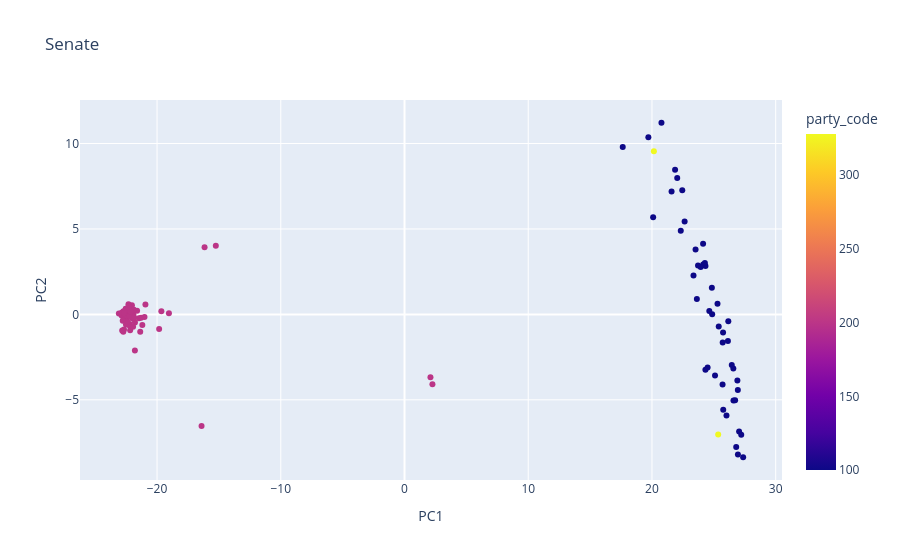

The cell this chart's notebook holds for it:
### Code cell
import plotly.express as px
df_senate = pd.DataFrame(coords_senate, columns=["PC1", "PC2"])
df_senate["icpsr"] = senate_matrix.index

df_senate = df_senate.merge(
    senate_members[["icpsr", "party_code", "bioname"]],
    on="icpsr"
)


fig = px.scatter(
    df_senate,
    title="Senate",
    x="PC1",
    y="PC2",
    color="party_code",
    hover_name="bioname"
)

fig.show()

### Figure 1 — Plotly figure (JSON) as saved in the notebook; plotly's stock layout.template omitted (floating-point values rounded to 4 significant figures)
{"data": [{"hovertemplate": "<b>%{hovertext}</b><br><br>PC1=%{x}<br>PC2=%{y}<br>party_code=%{marker.color}<extra></extra>", "hovertext": ["GRASSLEY, Charles Ernest", "MARKEY, Edward John", "SCHUMER, Charles Ellis (Chuck)", "WYDEN, Ronald Lee", "McCONNELL, Addison Mitchell (Mitch)", "DURBIN, Richard Joseph", "BOOZMAN, John", "SCHIFF, Adam", "CAPITO, Shelley Moore", "VAN HOLLEN, Christopher", "BLACKBURN, Marsha", "MURPHY, Christopher", "HIRONO, Mazie", "GILLIBRAND, Kirsten", "WELCH, Peter", "CASSIDY, Bill", "PETERS, Gary C.", "HEINRICH, Martin", "LUJÁN, Ben Ray", "LUMMIS, Cynthia M.", "YOUNG, Todd", "LANKFORD, James", "SCOTT, Tim", "COTTON, Tom", "DUCKWORTH, Tammy", "DAINES, Steve", "CRAMER, Kevin", "MULLIN, Markwayne", "GALLEGO, Ruben", "BANKS, James E.", "BLUNT ROCHESTER, Lisa", "BUDD, Theodore Paul", "MARSHALL, Roger Wayne", "ROSEN, Jacklyn Sheryl", "CURTIS, John R.", "KIM, Andy", "SLOTKIN, Elissa", "REED, John F. (Jack)", "SANDERS, Bernard", "CRAPO, Michael Dean", "WICKER, Roger F.", "GRAHAM, Lindsey O.", "MORAN, Jerry", "THUNE, John", "BALDWIN, Tammy", "CANTWELL, Maria E.", "MURKOWSKI, Lisa", "CORNYN, John", "KLOBUCHAR, Amy", "WHITEHOUSE, Sheldon", "BARRASSO, John A.", "RISCH, James", "SHAHEEN, Jeanne", "MERKLEY, Jeff", "WARNER, Mark", "BENNET, Michael F.", "COONS, Christopher A.", "BLUMENTHAL, Richard", "RUBIO, Marco", "PAUL, Rand", "HOEVEN, John", "LEE, Mike", "JOHNSON, Ron", "SCHATZ, Brian Emanuel", "KING, Angus Stanley, Jr.", "WARREN, Elizabeth", "FISCHER, Debra (Deb)", "CRUZ, Rafael Edward (Ted)", "KAINE, Timothy Michael (Tim)", "BOOKER, Cory Anthony", "SULLIVAN, Daniel Scott", "ERNST, Joni", "TILLIS, Thomas Roland (Thom)", "ROUNDS, Marion Michael (Mike)", "CORTEZ MASTO, Catherine Marie", "HASSAN, Margaret (Maggie)", "KENNEDY, John Neely", "SMITH, Tina", "HYDE-SMITH, Cindy", "HAWLEY, Joshua David", "SCOTT, Richard Lynn (Rick)", "KELLY, Mark Edward", "HAGERTY, William Francis (Bill)", "HICKENLOOPER, John Wright", "TUBERVILLE, Thomas Hawley (Tommy)", "OSSOFF, Thomas Jonathan (Jon)", "PADILLA, Alejandro (Alex)", "WARNOCK, Raphael Gamaliel", "BRITT, Katie Elizabeth", "FETTERMAN, John Karl", "RICKETTS, John Peter (Pete)", "SCHMITT, Eric Stephen", "VANCE, James David", "ALSOBROOKS, Angela Deneece", "MCCORMICK, David Harold", "MORENO, Bernardo (Bernie)", "SHEEHY, Timothy Patrick", "JUSTICE, James Conley, II", "HUSTED, Jon Allen", "MOODY, Ashley Brooke", "MURRAY, Patty", "COLLINS, Susan Margaret"], "legendgroup": "", "marker": {"color": [200, 100, 100, 100, 200, 100, 200, 100, 200, 100, 200, 100, 100, 100, 100, 200, 100, 100, 100, 200, 200, 200, 200, 200, 100, 200, 200, 200, 100, 200, 100, 200, 200, 100, 200, 100, 100, 100, 328, 200, 200, 200, 200, 200, 100, 100, 200, 200, 100, 100, 200, 200, 100, 100, 100, 100, 100, 100, 200, 200, 200, 200, 200, 100, 328, 100, 200, 200, 100, 100, 200, 200, 200, 200, 100, 100, 200, 100, 200, 200, 200, 100, 200, 100, 200, 100, 100, 100, 200, 100, 200, 200, 200, 100, 200, 200, 200, 200, 200, 200, 100, 200], "coloraxis": "coloraxis", "symbol": "circle"}, "mode": "markers", "name": "", "orientation": "v", "showlegend": false, "type": "scatter", "x": [-22.59, 27.37, 26.58, 26.59, -19.65, 23.72, -22.1, 24.87, -22.03, 27.04, -21.78, 26.81, 26.94, 24.84, 24.32, -21.47, 24.14, 23.36, 25.75, -22.17, -22.53, -22.88, -22.21, -22.39, 24.5, -22.26, -21.96, -21.29, 20.09, -22.72, 26.9, -21.91, -22.78, 21.87, -22.49, 25.4, 22.64, 24.32, 25.35, -22.76, -21.61, -21.02, -21.19, -21.9, 26.17, 26.14, -15.25, -22.89, 24.13, 24.63, -22.86, -22.54, 19.71, 27.21, 22.04, 25.3, 23.52, 26.45, 2.097, -16.4, -22.59, -21.79, -22.67, 26.72, 20.15, 26.95, -22.53, -21.36, 22.45, 25.1, -20.94, -22.51, -19.04, -22.31, 22.33, 20.77, -22.38, 26.02, -22.3, -19.83, -22.82, 21.58, -22.37, 24.28, -21.94, 23.63, 25.71, 23.94, -22.38, 17.64, -22.71, -22.69, 2.256, 25.72, -22.2, -23.09, -22.14, -21.86, -22.77, -22.73, 25.76, -16.16], "xaxis": "x", "y": [0.06918, -8.361, -3.161, -5.046, 0.1902, 2.866, 0.1971, 0.00851, 0.5329, -6.856, -0.4736, -7.764, -4.42, 1.554, -3.243, -0.2202, 2.923, 2.272, -1.055, -0.9351, 0.3255, 0.08342, -0.5704, 0.1918, -3.115, -0.6303, -0.2526, -0.1938, 5.69, -0.3338, -3.874, 0.008826, 0.02915, 8.465, -0.002914, -0.7111, 5.435, 2.825, -7.032, 0.1365, 0.2188, -0.1538, -0.6276, 0.2807, -0.3959, -1.56, 4.023, 0.05874, 4.129, 0.1969, -0.06216, -0.08805, 10.37, -7.04, 7.979, 0.6161, 3.803, -2.962, -3.675, -6.53, 0.1602, -2.117, -0.8793, -5.03, 9.55, -8.207, 0.3161, -1.009, 7.258, -3.571, 0.5775, -0.5938, 0.05939, 0.5894, 4.898, 11.22, -0.1433, -5.916, 0.4565, -0.8618, -0.9438, 7.191, -0.4193, 3.009, -0.7214, 0.8979, -4.101, 2.773, 0.2563, 9.789, 0.1784, 0.06047, -4.092, -1.64, -0.1126, 0.05307, 0.1606, -0.1841, -0.3676, -1.016, -5.585, 3.932], "yaxis": "y"}], "layout": {"coloraxis": {"colorbar": {"title": {"text": "party_code"}}, "colorscale": [[0, "#0d0887"], [0.1111, "#46039f"], [0.2222, "#7201a8"], [0.3333, "#9c179e"], [0.4444, "#bd3786"], [0.5556, "#d8576b"], [0.6667, "#ed7953"], [0.7778, "#fb9f3a"], [0.8889, "#fdca26"], [1, "#f0f921"]]}, "legend": {"tracegroupgap": 0}, "title": {"text": "Senate"}, "xaxis": {"anchor": "y", "domain": [0, 1], "title": {"text": "PC1"}}, "yaxis": {"anchor": "x", "domain": [0, 1], "title": {"text": "PC2"}}}}
